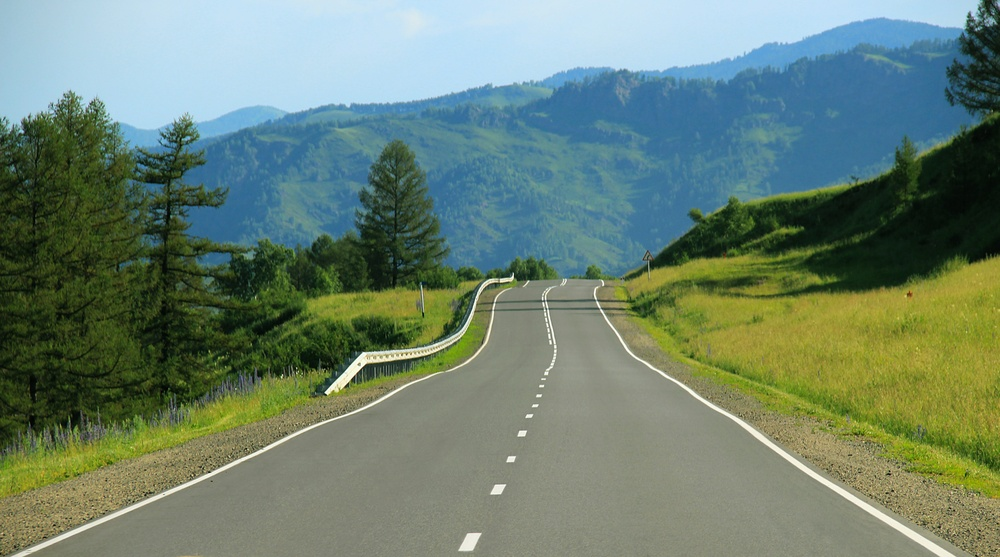
#> input picture src/example_codes/example_codes/road.jpg, 1000 x 557 px, shrunk from 7200 x 4013 before the run, found by its file name
$ python opencv_intro.py
#> lines starting #> are read from the running program, lines starting #| are printed output that depends on the picture; after the words box and inside, x2 and y2 are one past the last pixel; in counts of white or black regions, pixels touching at a corner belong together

import cv2

import numpy as np

# declare windows you want to display
cv2.namedWindow("original", cv2.WINDOW_NORMAL)
cv2.namedWindow("blur", cv2.WINDOW_NORMAL)
cv2.namedWindow("canny", cv2.WINDOW_NORMAL)

img = cv2.imread('/home/student/KV6022_limo_ros2/src/example_codes/example_codes/road.jpg')
#> img is the input picture: shape (557, 1000, 3); mean B, G, R 112.6, 129.3, 108
if img is None:
    print("Could not open or find the image")
    exit(0)

print('type: %s' % type(img))
#| type: <class 'numpy.ndarray'>
cv2.imshow("original", img)

# create a new blurred image:
blur_img = cv2.blur(img, (7, 7))

# draw on the image:
cv2.circle(blur_img, (100, 100), 30, (255, 0, 255), 5)
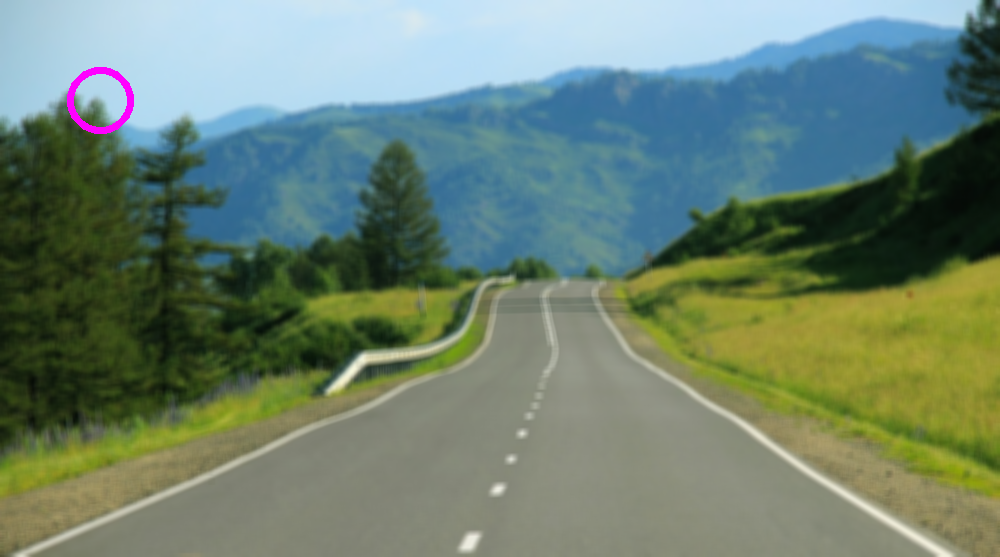
#> blur_img: shape (557, 1000, 3); mean B, G, R 112.8, 128.9, 108.3

# display the image:
cv2.imshow("blur", blur_img)

# Canny is an algorith for edge detection
canny_img = cv2.Canny(img, 10, 200)
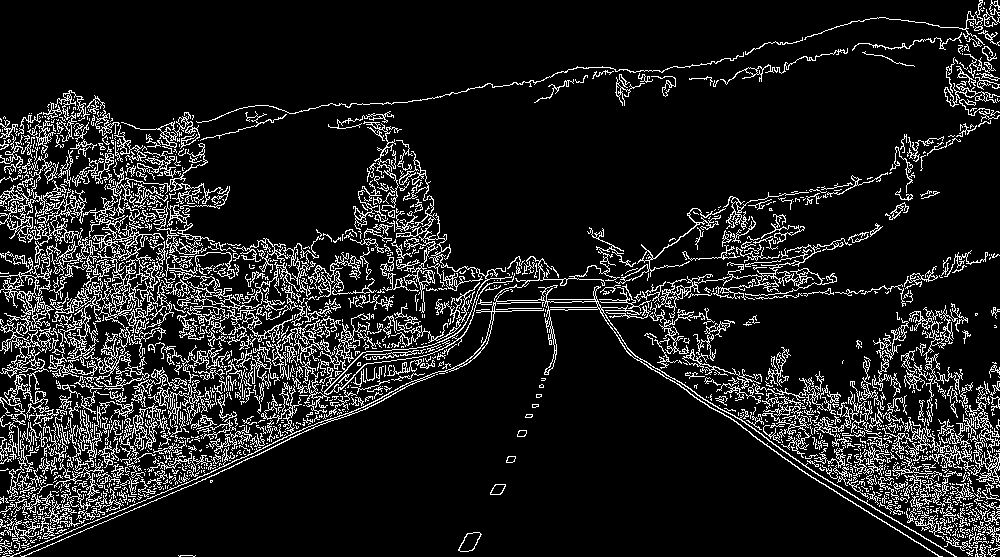
#> canny_img: shape (557, 1000); 11.9% white in thin lines or dots
cv2.imshow("canny", canny_img)
print('shape: %s' % str(canny_img.shape))
#| shape: (557, 1000)

# the shape gives you the dimensions
h = canny_img.shape[0]  # height
#> h = 557
w = canny_img.shape[1]  # width
#> w = 1000

# loop over the image, pixel by pixel
count = 0
# a slow way to iterate over the pixels
for y in range(0, h):
    for x in range(0, w):
        # threshold the pixel
        if canny_img[y, x] > 0:
            count += 1
#> after the loop, count = 66143
print('count edge pixels: %d' % count)
#| count edge pixels: 66143

# a fast way to iterate using numpy:
count = np.sum(canny_img > 0)
print('faster count edge pixels: %d' % count)
#| faster count edge pixels: 66143

# qait key is also always needed to sync the GUI threads
cv2.waitKey(0)
# good practice to tidy up at the end
cv2.destroyAllWindows()

$ run again, with src/example_codes/example_codes/focused_rose.jpg copied over src/example_codes/example_codes/road.jpg
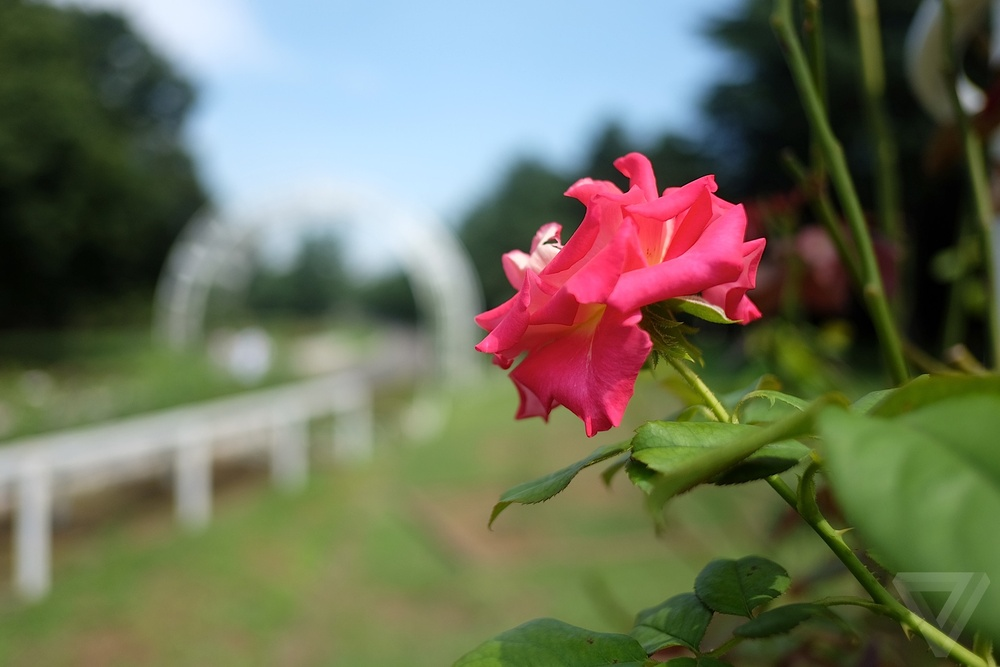
#> input picture src/example_codes/example_codes/focused_rose.jpg, 1000 x 667 px, shrunk from 2040 x 1360 before the run, found by its file name
#> img is the input picture: shape (667, 1000, 3); mean B, G, R 91.7, 113.2, 109.3
#| type: <class 'numpy.ndarray'>
#> `cv2.circle(blur_img, (100, 100), 30, (255, 0, 255), 5)`:
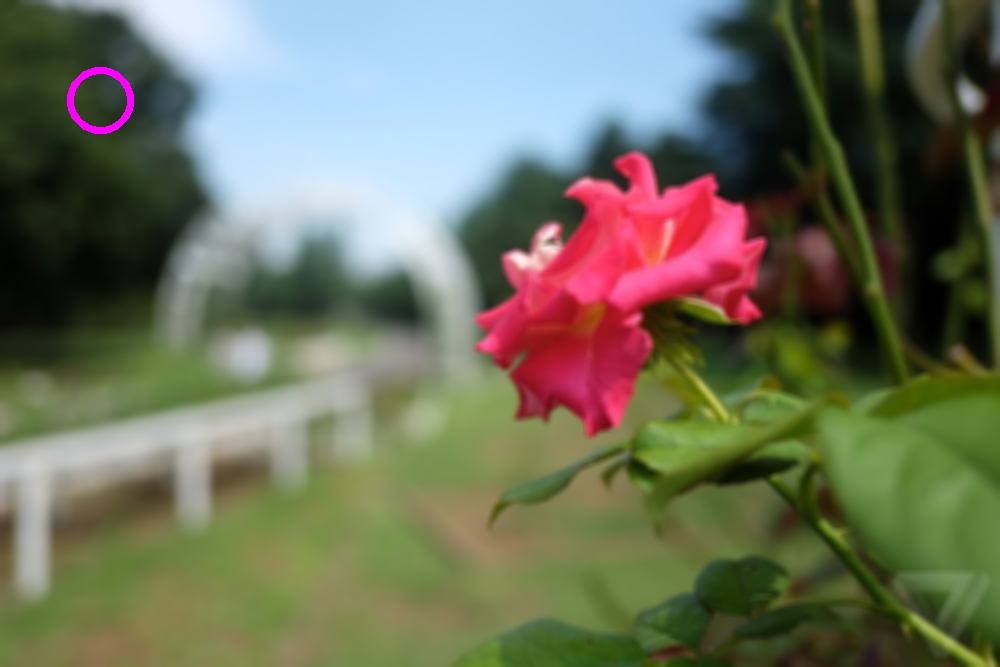
#> blur_img: shape (667, 1000, 3); mean B, G, R 92.1, 113.1, 109.7
#> `canny_img = cv2.Canny(img, 10, 200)`:
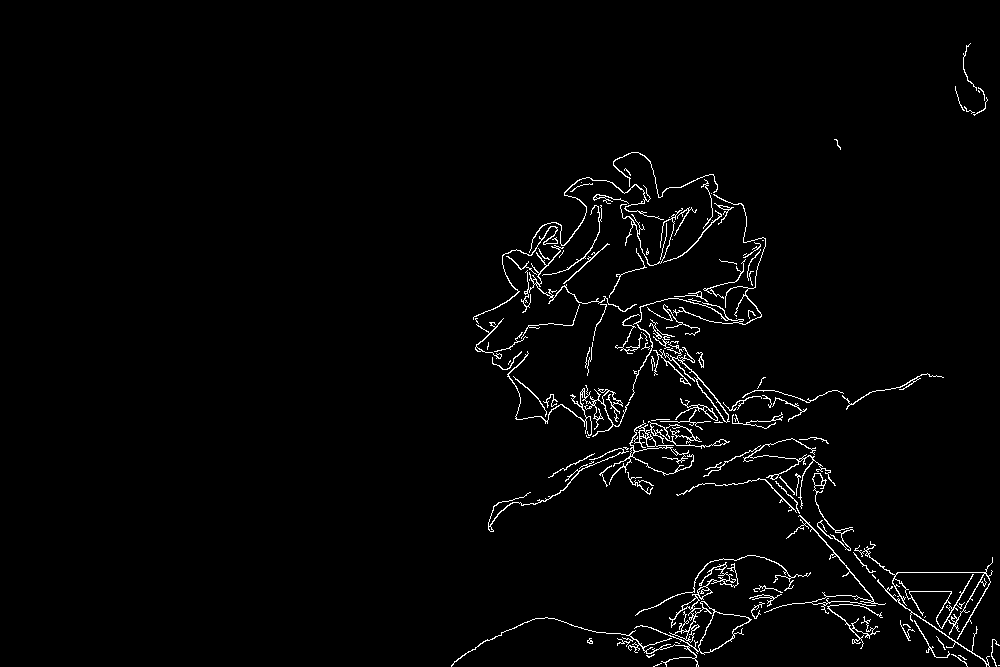
#> canny_img: shape (667, 1000); 2.1% white in thin lines or dots, all inside (x1, y1, x2, y2) = (451, 43, 1000, 667)
#| shape: (667, 1000)
#| count edge pixels: 13817
#| faster count edge pixels: 13817
